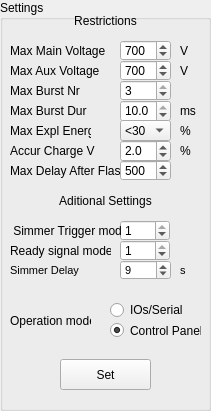
     <widget class="QGroupBox" name="LaserRestrictionBox">
      <property name="geometry">
       <rect>
        <x>20</x>
        <y>20</y>
        <width>211</width>
        <height>411</height>
       </rect>
      </property>
      <property name="toolTip">
       <string/>
      </property>
      <property name="title">
       <string>Settings</string>
      </property>
      <property name="lineWidth" stdset="0">
       <number>2</number>
      </property>
      <widget class="QLabel" name="LaserPStextlbl1">
       <property name="geometry">
        <rect>
         <x>10</x>
         <y>40</y>
         <width>130</width>
         <height>21</height>
        </rect>
       </property>
       <property name="text">
        <string>Max Main Voltage</string>
       </property>
       <property name="alignment">
        <set>Qt::AlignLeading|Qt::AlignLeft|Qt::AlignVCenter</set>
       </property>
       <property name="wordWrap">
        <bool>false</bool>
       </property>
      </widget>
      <widget class="QLabel" name="LaserPStextlbl2">
       <property name="geometry">
        <rect>
         <x>10</x>
         <y>60</y>
         <width>130</width>
         <height>21</height>
        </rect>
       </property>
       <property name="text">
        <string>Max Aux Voltage</string>
       </property>
       <property name="alignment">
        <set>Qt::AlignLeading|Qt::AlignLeft|Qt::AlignVCenter</set>
       </property>
       <property name="wordWrap">
        <bool>false</bool>
       </property>
      </widget>
      <widget class="QLabel" name="LaserPStextlbl4">
       <property name="geometry">
        <rect>
         <x>10</x>
         <y>80</y>
         <width>130</width>
         <height>21</height>
        </rect>
       </property>
       <property name="text">
        <string>Max Burst Nr</string>
       </property>
       <property name="alignment">
        <set>Qt::AlignLeading|Qt::AlignLeft|Qt::AlignVCenter</set>
       </property>
       <property name="wordWrap">
        <bool>false</bool>
       </property>
      </widget>
      <widget class="QLabel" name="LaserPStextlbl4_2_4">
       <property name="geometry">
        <rect>
         <x>10</x>
         <y>160</y>
         <width>111</width>
         <height>21</height>
        </rect>
       </property>
       <property name="text">
        <string>Max Delay After Flash</string>
       </property>
       <property name="alignment">
        <set>Qt::AlignLeading|Qt::AlignLeft|Qt::AlignVCenter</set>
       </property>
       <property name="wordWrap">
        <bool>false</bool>
       </property>
      </widget>
      <widget class="QSpinBox" name="LaserPSResMainVoltage">
       <property name="geometry">
        <rect>
         <x>120</x>
         <y>40</y>
         <width>51</width>
         <height>21</height>
        </rect>
       </property>
       <property name="minimum">
        <number>50</number>
       </property>
       <property name="maximum">
        <number>1000</number>
       </property>
       <property name="value">
        <number>700</number>
       </property>
      </widget>
      <widget class="QSpinBox" name="LaserPSResAuxVoltage">
       <property name="geometry">
        <rect>
         <x>120</x>
         <y>60</y>
         <width>51</width>
         <height>21</height>
        </rect>
       </property>
       <property name="minimum">
        <number>50</number>
       </property>
       <property name="maximum">
        <number>1500</number>
       </property>
       <property name="value">
        <number>700</number>
       </property>
      </widget>
      <widget class="QSpinBox" name="LaserPSMaxBurstNumber">
       <property name="geometry">
        <rect>
         <x>120</x>
         <y>80</y>
         <width>51</width>
         <height>21</height>
        </rect>
       </property>
       <property name="minimum">
        <number>1</number>
       </property>
       <property name="maximum">
        <number>3</number>
       </property>
       <property name="value">
        <number>3</number>
       </property>
      </widget>
      <widget class="QSpinBox" name="LaserPSMaxDelayFlash">
       <property name="geometry">
        <rect>
         <x>120</x>
         <y>160</y>
         <width>51</width>
         <height>21</height>
        </rect>
       </property>
       <property name="minimum">
        <number>-50000</number>
       </property>
       <property name="maximum">
        <number>10000</number>
       </property>
       <property name="singleStep">
        <number>1</number>
       </property>
       <property name="value">
        <number>500</number>
       </property>
      </widget>
      <widget class="QLabel" name="LaserPStextlbl4_2_3">
       <property name="geometry">
        <rect>
         <x>10</x>
         <y>120</y>
         <width>81</width>
         <height>21</height>
        </rect>
       </property>
       <property name="text">
        <string>Max Expl Energy</string>
       </property>
       <property name="alignment">
        <set>Qt::AlignLeading|Qt::AlignLeft|Qt::AlignVCenter</set>
       </property>
       <property name="wordWrap">
        <bool>false</bool>
       </property>
      </widget>
      <widget class="QComboBox" name="LaserPSMaxExplosionEnergy">
       <property name="geometry">
        <rect>
         <x>120</x>
         <y>120</y>
         <width>51</width>
         <height>21</height>
        </rect>
       </property>
       <property name="maxCount">
        <number>2</number>
       </property>
       <item>
        <property name="text">
         <string>&lt;30</string>
        </property>
       </item>
       <item>
        <property name="text">
         <string>&gt;30</string>
        </property>
       </item>
      </widget>
      <widget class="QLabel" name="LaserPStextlbl5">
       <property name="geometry">
        <rect>
         <x>10</x>
         <y>100</y>
         <width>80</width>
         <height>21</height>
        </rect>
       </property>
       <property name="text">
        <string>Max Burst Dur</string>
       </property>
       <property name="alignment">
        <set>Qt::AlignLeading|Qt::AlignLeft|Qt::AlignVCenter</set>
       </property>
       <property name="wordWrap">
        <bool>false</bool>
       </property>
      </widget>
      <widget class="QLabel" name="LaserPStextlbl6">
       <property name="geometry">
        <rect>
         <x>180</x>
         <y>100</y>
         <width>31</width>
         <height>21</height>
        </rect>
       </property>
       <property name="text">
        <string>ms</string>
       </property>
       <property name="wordWrap">
        <bool>false</bool>
       </property>
      </widget>
      <widget class="QLabel" name="LaserPStextlbl4_2">
       <property name="geometry">
        <rect>
         <x>10</x>
         <y>140</y>
         <width>130</width>
         <height>21</height>
        </rect>
       </property>
       <property name="text">
        <string>Accur Charge V</string>
       </property>
       <property name="alignment">
        <set>Qt::AlignLeading|Qt::AlignLeft|Qt::AlignVCenter</set>
       </property>
       <property name="wordWrap">
        <bool>false</bool>
       </property>
      </widget>
      <widget class="QPushButton" name="pushButtonLaserSet">
       <property name="geometry">
        <rect>
         <x>60</x>
         <y>359</y>
         <width>91</width>
         <height>31</height>
        </rect>
       </property>
       <property name="text">
        <string>Set</string>
       </property>
      </widget>
      <widget class="QDoubleSpinBox" name="LaserPSAccurChargeV">
       <property name="geometry">
        <rect>
         <x>120</x>
         <y>140</y>
         <width>51</width>
         <height>22</height>
        </rect>
       </property>
       <property name="decimals">
        <number>1</number>
       </property>
       <property name="minimum">
        <double>0.100000000000000</double>
       </property>
       <property name="maximum">
        <double>20.000000000000000</double>
       </property>
       <property name="value">
        <double>2.000000000000000</double>
       </property>
      </widget>
      <widget class="QLabel" name="LaserPStextlbl6_2">
       <property name="geometry">
        <rect>
         <x>180</x>
         <y>40</y>
         <width>21</width>
         <height>21</height>
        </rect>
       </property>
       <property name="text">
        <string>V</string>
       </property>
       <property name="wordWrap">
        <bool>false</bool>
       </property>
      </widget>
      <widget class="QLabel" name="LaserPStextlbl6_3">
       <property name="geometry">
        <rect>
         <x>180</x>
         <y>60</y>
         <width>21</width>
         <height>21</height>
        </rect>
       </property>
       <property name="text">
        <string>V</string>
       </property>
       <property name="wordWrap">
        <bool>false</bool>
       </property>
      </widget>
      <widget class="QLabel" name="LaserPStextlbl6_4">
       <property name="geometry">
        <rect>
         <x>180</x>
         <y>140</y>
         <width>21</width>
         <height>21</height>
        </rect>
       </property>
       <property name="text">
        <string>%</string>
       </property>
       <property name="wordWrap">
        <bool>false</bool>
       </property>
      </widget>
      <widget class="QLabel" name="LaserPStextlbl6_5">
       <property name="geometry">
        <rect>
         <x>180</x>
         <y>120</y>
         <width>21</width>
         <height>21</height>
        </rect>
       </property>
       <property name="text">
        <string>%</string>
       </property>
       <property name="wordWrap">
        <bool>false</bool>
       </property>
      </widget>
      <widget class="QRadioButton" name="radioButtonLaserCP">
       <property name="geometry">
        <rect>
         <x>110</x>
         <y>320</y>
         <width>91</width>
         <height>21</height>
        </rect>
       </property>
       <property name="toolTip">
        <string>Control mode from control panel</string>
       </property>
       <property name="text">
        <string>Control Panel</string>
       </property>
       <property name="checked">
        <bool>true</bool>
       </property>
      </widget>
      <widget class="QSpinBox" name="LaserPSSignalReady">
       <property name="geometry">
        <rect>
         <x>120</x>
         <y>240</y>
         <width>50</width>
         <height>21</height>
        </rect>
       </property>
       <property name="minimum">
        <number>0</number>
       </property>
       <property name="maximum">
        <number>1</number>
       </property>
       <property name="singleStep">
        <number>1</number>
       </property>
       <property name="value">
        <number>1</number>
       </property>
      </widget>
      <widget class="QSpinBox" name="LaserPSTriggerSimmer">
       <property name="geometry">
        <rect>
         <x>120</x>
         <y>220</y>
         <width>50</width>
         <height>21</height>
        </rect>
       </property>
       <property name="minimum">
        <number>0</number>
       </property>
       <property name="maximum">
        <number>1</number>
       </property>
       <property name="singleStep">
        <number>1</number>
       </property>
       <property name="value">
        <number>1</number>
       </property>
      </widget>
      <widget class="QLabel" name="textlbl_01_2">
       <property name="geometry">
        <rect>
         <x>10</x>
         <y>240</y>
         <width>101</width>
         <height>21</height>
        </rect>
       </property>
       <property name="text">
        <string>Ready signal mode</string>
       </property>
       <property name="alignment">
        <set>Qt::AlignLeading|Qt::AlignLeft|Qt::AlignVCenter</set>
       </property>
       <property name="wordWrap">
        <bool>false</bool>
       </property>
      </widget>
      <widget class="QRadioButton" name="radioButtonLaserSerial">
       <property name="geometry">
        <rect>
         <x>110</x>
         <y>300</y>
         <width>101</width>
         <height>20</height>
        </rect>
       </property>
       <property name="text">
        <string>IOs/Serial</string>
       </property>
       <property name="checked">
        <bool>false</bool>
       </property>
      </widget>
      <widget class="QLabel" name="textlbl_01">
       <property name="geometry">
        <rect>
         <x>10</x>
         <y>220</y>
         <width>111</width>
         <height>21</height>
        </rect>
       </property>
       <property name="text">
        <string> Simmer Trigger mode</string>
       </property>
       <property name="alignment">
        <set>Qt::AlignLeading|Qt::AlignLeft|Qt::AlignVCenter</set>
       </property>
       <property name="wordWrap">
        <bool>false</bool>
       </property>
      </widget>
      <widget class="QLabel" name="Lbl_BankMode_3">
       <property name="geometry">
        <rect>
         <x>10</x>
         <y>300</y>
         <width>81</width>
         <height>41</height>
        </rect>
       </property>
       <property name="text">
        <string>Operation mode</string>
       </property>
       <property name="alignment">
        <set>Qt::AlignLeading|Qt::AlignLeft|Qt::AlignVCenter</set>
       </property>
       <property name="wordWrap">
        <bool>false</bool>
       </property>
      </widget>
      <widget class="QLabel" name="textlbl_2">
       <property name="geometry">
        <rect>
         <x>0</x>
         <y>190</y>
         <width>211</width>
         <height>21</height>
        </rect>
       </property>
       <property name="text">
        <string>Aditional Settings</string>
       </property>
       <property name="alignment">
        <set>Qt::AlignCenter</set>
       </property>
       <property name="wordWrap">
        <bool>false</bool>
       </property>
      </widget>
      <widget class="QLabel" name="textlbl_3">
       <property name="geometry">
        <rect>
         <x>0</x>
         <y>10</y>
         <width>211</width>
         <height>21</height>
        </rect>
       </property>
       <property name="text">
        <string>Restrictions</string>
       </property>
       <property name="alignment">
        <set>Qt::AlignCenter</set>
       </property>
       <property name="wordWrap">
        <bool>false</bool>
       </property>
      </widget>
      <widget class="QLabel" name="textLabelLaserPSSimmerDelay">
       <property name="geometry">
        <rect>
         <x>10</x>
         <y>260</y>
         <width>110</width>
         <height>20</height>
        </rect>
       </property>
       <property name="font">
        <font>
         <pointsize>8</pointsize>
         <weight>50</weight>
         <bold>false</bold>
         <kerning>false</kerning>
        </font>
       </property>
       <property name="text">
        <string>Simmer Delay</string>
       </property>
       <property name="wordWrap">
        <bool>false</bool>
       </property>
      </widget>
      <widget class="QSpinBox" name="LaserPSSimmerDelay">
       <property name="geometry">
        <rect>
         <x>120</x>
         <y>260</y>
         <width>51</width>
         <height>20</height>
        </rect>
       </property>
       <property name="font">
        <font>
         <pointsize>8</pointsize>
         <weight>50</weight>
         <bold>false</bold>
         <kerning>false</kerning>
        </font>
       </property>
       <property name="toolTip">
        <string>duration of the flash lamp pre-discharge</string>
       </property>
       <property name="wrapping">
        <bool>false</bool>
       </property>
       <property name="minimum">
        <number>1</number>
       </property>
       <property name="maximum">
        <number>10</number>
       </property>
       <property name="value">
        <number>9</number>
       </property>
      </widget>
      <widget class="QLabel" name="textLabelBu3_2_3">
       <property name="geometry">
        <rect>
         <x>180</x>
         <y>260</y>
         <width>20</width>
         <height>21</height>
        </rect>
       </property>
       <property name="font">
        <font>
         <pointsize>8</pointsize>
         <weight>50</weight>
         <bold>false</bold>
         <kerning>false</kerning>
        </font>
       </property>
       <property name="text">
        <string>s</string>
       </property>
       <property name="alignment">
        <set>Qt::AlignLeading|Qt::AlignLeft|Qt::AlignVCenter</set>
       </property>
       <property name="wordWrap">
        <bool>false</bool>
       </property>
      </widget>
      <widget class="QDoubleSpinBox" name="LaserPSMaxBurstDuration">
       <property name="geometry">
        <rect>
         <x>120</x>
         <y>100</y>
         <width>51</width>
         <height>22</height>
        </rect>
       </property>
       <property name="decimals">
        <number>1</number>
       </property>
       <property name="minimum">
        <double>0.100000000000000</double>
       </property>
       <property name="maximum">
        <double>10.000000000000000</double>
       </property>
       <property name="singleStep">
        <double>0.100000000000000</double>
       </property>
       <property name="value">
        <double>10.000000000000000</double>
       </property>
      </widget>
     </widget>
